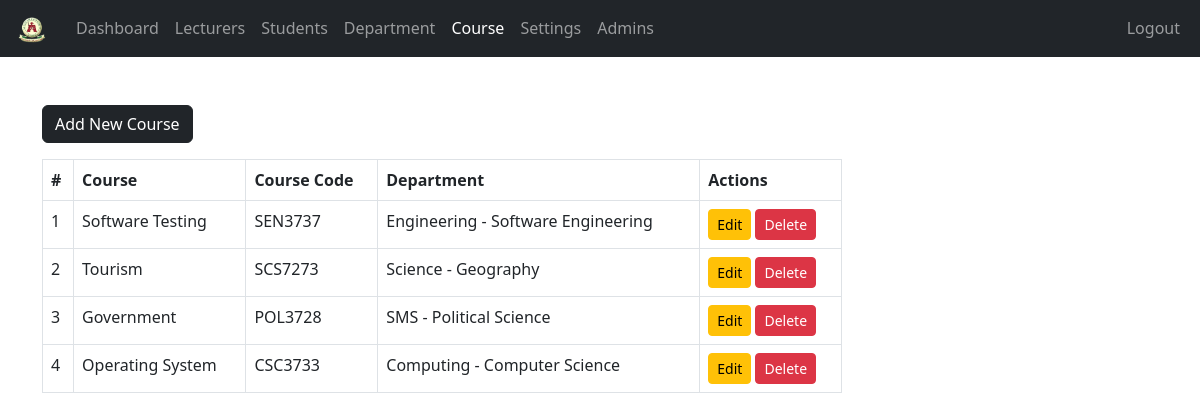
Page /admin/course.php (signed in) on the earlier database version.
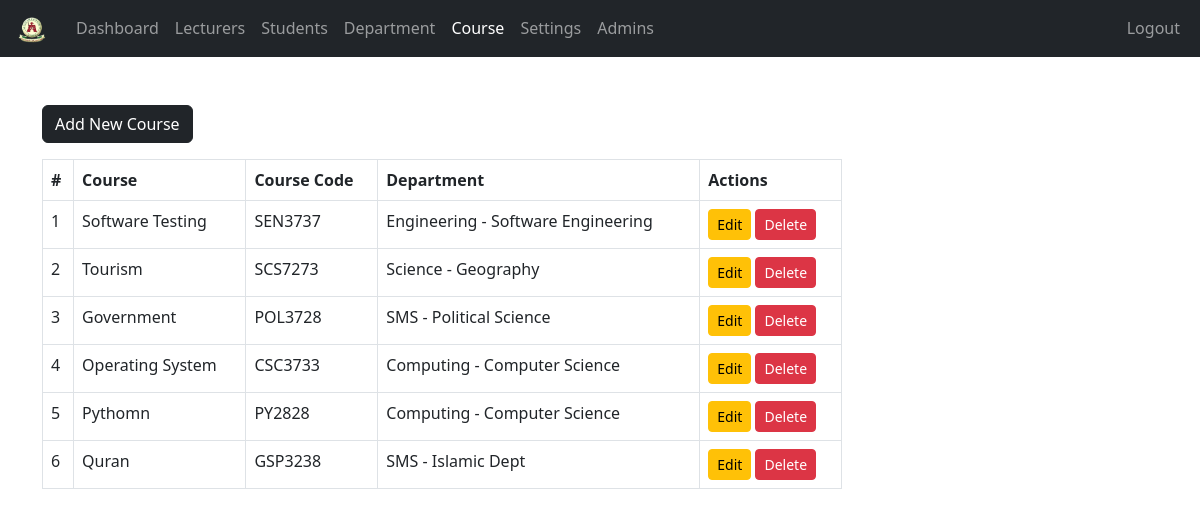
Same page on the later database version.
### tables this page shows
CREATE TABLE `subjects` (
  `subject_id` int NOT NULL AUTO_INCREMENT,
  `subject` varchar(31) NOT NULL,
  `subject_code` varchar(31) NOT NULL,
  `department` int DEFAULT NULL,
  PRIMARY KEY (`subject_id`)
);

CREATE TABLE `departments` (
  `department_id` int NOT NULL AUTO_INCREMENT,
  `department` varchar(255) NOT NULL,
  `faculty` varchar(255) NOT NULL,
  PRIMARY KEY (`department_id`),
  UNIQUE KEY `department_id` (`department_id`)
);

### admin/data/subject.php (called while the page is built, shortened)
<?php
if (!function_exists('getAllSubjects')) {
  function getAllSubjects($conn){
     $sql = "SELECT * FROM subjects";
     $stmt = $conn->prepare($sql);
     $stmt->execute();
     if ($stmt->rowCount() >= 1) {
       return $stmt->fetchAll(PDO::FETCH_ASSOC);
     }
     return 0;
  }
}
?>

### admin/data/department.php (called while the page is built, shortened)
<?php
function getDepartmentById($department_id, $conn){
   $sql = "SELECT department_id, department, faculty FROM departments WHERE department_id = ?";
   $stmt = $conn->prepare($sql);
   $stmt->execute([$department_id]);
   if ($stmt->rowCount() == 1) {
     return $stmt->fetch(PDO::FETCH_ASSOC);
   } else {
     return 0;
   }
}
?>

### admin/course.php (the view, shortened to what this page needs)
<?php
include "../DB_connection.php";
include "data/subject.php";
include "data/department.php";
$courses = getAllSubjects($conn);
?>
<!DOCTYPE html>
<html lang="en">
<head>
  <link href="https://cdn.jsdelivr.net/npm/bootstrap@5.2.0/dist/css/bootstrap.min.css" rel="stylesheet">
  <link rel="stylesheet" href="../css/style.css">
  <link rel="stylesheet" href="https://cdnjs.cloudflare.com/ajax/libs/font-awesome/4.7.0/css/font-awesome.min.css">
</head>
<body>
  <?php include "inc/navbar.php"; ?>
  <div class="container mt-5">
    <a href="course-add.php" class="btn btn-dark mb-3">Add New Course</a>
    <?php if (!empty($courses)): ?>
      <div class="table-responsive">
        <table class="table table-bordered n-table">
          <thead>
            <tr>
              <th>#</th>
              <th>Course</th>
              <th>Course Code</th>
              <th>Department</th>
              <th>Actions</th>
            </tr>
          </thead>
          <tbody>
            <?php foreach ($courses as $i => $course): ?>
              <tr>
                <td><?=($i+1)?></td>
                <td><?=htmlspecialchars($course['subject'])?></td>
                <td><?=htmlspecialchars($course['subject_code'])?></td>
                <td>
                  <?php
                    $d = getDepartmentById($course['department'], $conn);
                    echo htmlspecialchars($d['faculty'].' - '.$d['department']);
                  ?>
                </td>
                <td>
                  <a href="course-edit.php?course_id=<?=$course['subject_id']?>" class="btn btn-warning btn-sm">Edit</a>
                  <a href="course-delete.php?course_id=<?=$course['subject_id']?>" class="btn btn-danger btn-sm">Delete</a>
                </td>
              </tr>
            <?php endforeach; ?>
          </tbody>
        </table>
      </div>
    <?php else: ?>
      <div class="alert alert-info">No courses found.</div>
    <?php endif; ?>
  </div>
</body>
</html>

Differences in the rows shown:
added subjects: subject "Pythomn", subject_code "PY2828", departments.faculty+department "Computing - Computer Science"
added subjects: subject "Quran", subject_code "GSP3238", departments.faculty+department "SMS - Islamic Dept"
